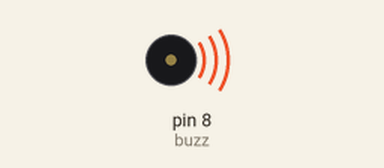
Recording of a sketch running on a simulated Arduino Uno, built with avr-gcc and run on an emulated ATmega328P. On the bench: buzzer (waves = sounding).

Above: at 0.1 s.
Timing chart, 0 to 40.0 s (numbered marks = the images above):
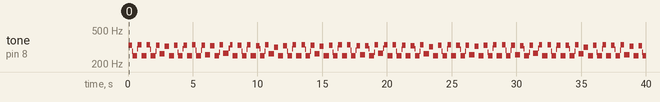

Measured:
- by itself, tone on pin 8 (buzz): plays 331 Hz for 0.28 s, 281 Hz for 0.04 s, 249 Hz for 0.36 s, 301 Hz for 0.04 s, 336 Hz for 0.28 s, 249 Hz for 0.40 s … (163 notes in this stretch)

The sketch:

activeBuzzer_toneChange.ino
```cpp
int buzz=8;
int delaytime1=1;
int delaytime2=2;
int i;
void setup() {
  // put your setup code here, to run once:
  pinMode(buzz,OUTPUT);
}

void loop() {
  // put your main code here, to run repeatedly:
  for(i=1;i<=100;i++){
    digitalWrite(buzz,HIGH);
    delay(delaytime1);
    digitalWrite(buzz,LOW);
    delay(delaytime2);
  }
    for(i=1;i<=100;i++){
    digitalWrite(buzz,HIGH);
    delay(delaytime2);
    digitalWrite(buzz,LOW);
    delay(delaytime2);
  }
}
```
